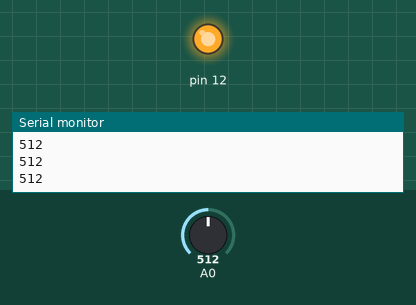
This sketch was run on a simulated Arduino Uno, built with avr-gcc and run on an emulated ATmega328P. Shown: output pins drawn as LEDs (lit = HIGH), the last lines printed to the serial monitor. Inputs (shaded band) come from the test bench; at power-on: A0 = 512.

Above: at 1.2 s.
1.3 s: A0 set to 989
2.8 s: A0 set to 1015
At 4.0 s:
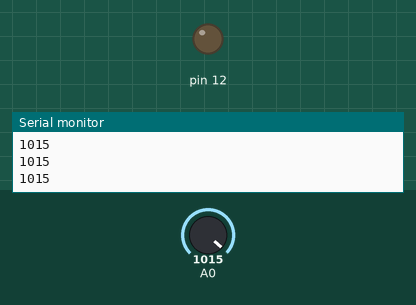
4.3 s: A0 set to 990
At 5.0 s:
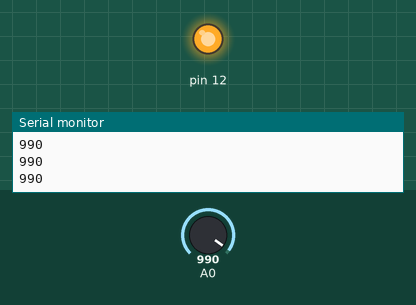
5.8 s: A0 set to 1010
At 6.3 s:
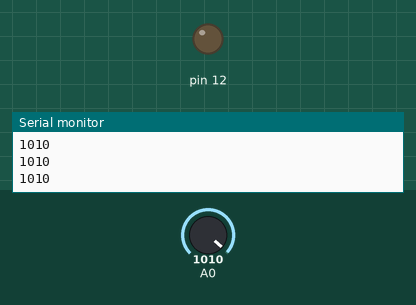
Timing chart, 0 to 8.3 s (numbered marks = the images above; inputs shaded):
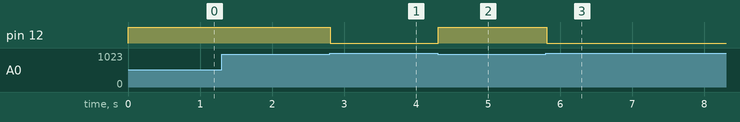

The sketch:

testing.ino
```cpp
void setup() {
  pinMode(12,OUTPUT);
  Serial.begin(9600);
}

void loop() {
  // put your main code here, to run repeatedly:
  int baca = analogRead(A0);
  Serial.println(baca);
  if(baca<1000) digitalWrite(12,HIGH);
  else digitalWrite(12,LOW);
  //delay(1000);
}
```

Measured:
- the behaviour switches between 999 and 1000 on A0 (found by bisection; images 0 and 1)
- after the input at 2.8 s, pin 12: HIGH → LOW at once
- after the input at 4.3 s, pin 12: LOW → HIGH at once
- after the input at 5.8 s, pin 12: HIGH → LOW at once
